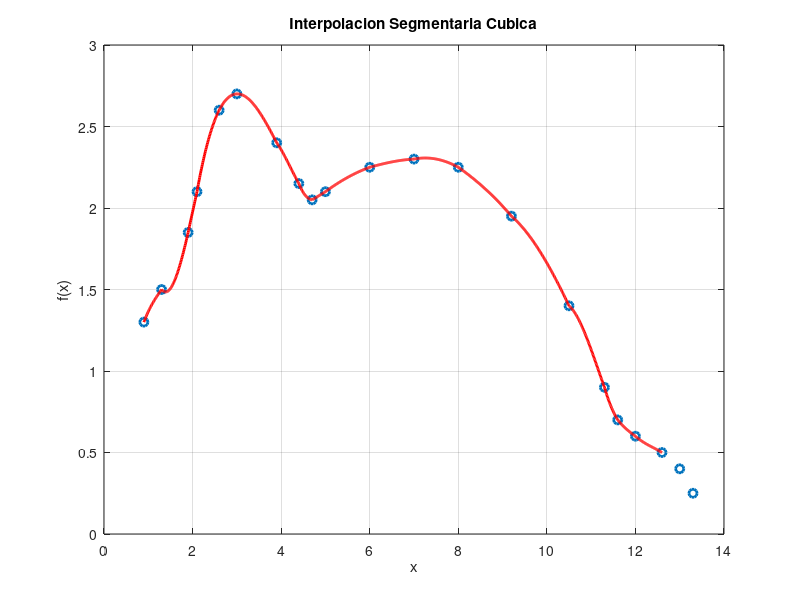
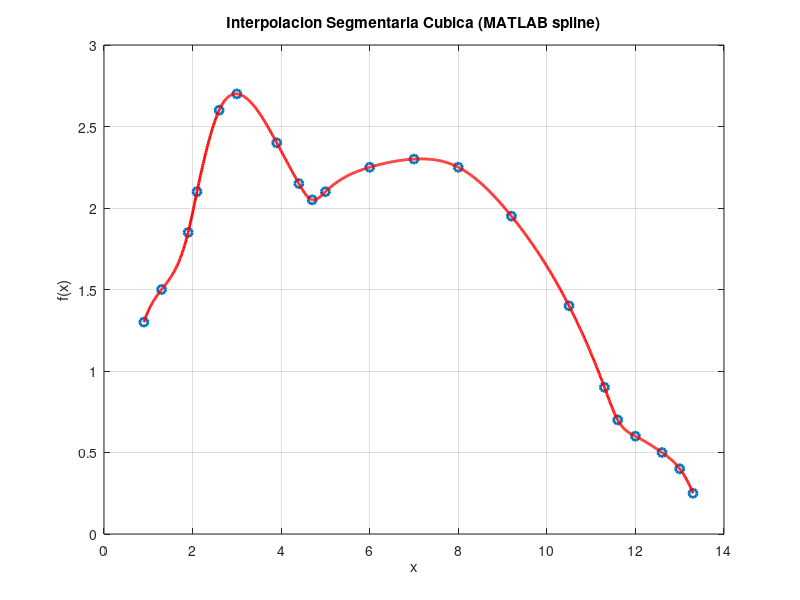

Recreate these plots in MATLAB, in order.
clear;
close all;
clc;

xt=[0.9, 1.3, 1.9, 2.1, 2.6, 3.0, 3.9, 4.4, 4.7, 5.0, 6.0, 7.0, 8.0,...
    9.2, 10.5, 11.3, 11.6, 12.0, 12.6, 13.0, 13.3];
f_x=[1.3, 1.5, 1.85, 2.1, 2.6, 2.7, 2.4, 2.15, 2.05, 2.1, 2.25, 2.3, ...
    2.25, 1.95, 1.4, 0.9, 0.7, 0.6, 0.5, 0.4, 0.25];

plot(xt,f_x,'o','LineWidth',2);
title('Interpolacion Segmentaria Cubica');
xlabel('x');
ylabel('f(x)');
grid on;

len=length(xt);

for n=1:len-3
    x0 = xt(n);     y0 = f_x(n);
    x1 = xt(n+1);   y1 = f_x(n+1);
    x2 = xt(n+2);   y2 = f_x(n+2);
    x3 = xt(n+3);   y3 = f_x(n+3);

    A = [x0^3 x0^2 x0 1;
         x1^3 x1^2 x1 1;
         x2^3 x2^2 x2 1;
         x3^3 x3^2 x3 1];

    coef = A\[y0; y1; y2; y3];

    a = coef(1);
    b = coef(2);
    c = coef(3);
    d = coef(4);

    x = x0:0.01:x1;
    fx_ = a*x.^3 + b*x.^2 + c*x + d;

    hold on;
    plot(x,fx_,'r','Linewidth',2);

    pause(1);
end

figure;
plot(xt,f_x,'o','LineWidth',2);
title('Interpolacion Segmentaria Cubica (MATLAB spline)');
xlabel('x');
ylabel('f(x)');
grid on;
axis = ([0 14 0 2]);
hold on;

x_dense = xt(1):0.01:xt(end);
f_spline = spline(xt, f_x, x_dense);

plot(x_dense, f_spline, 'r', 'LineWidth',2);
